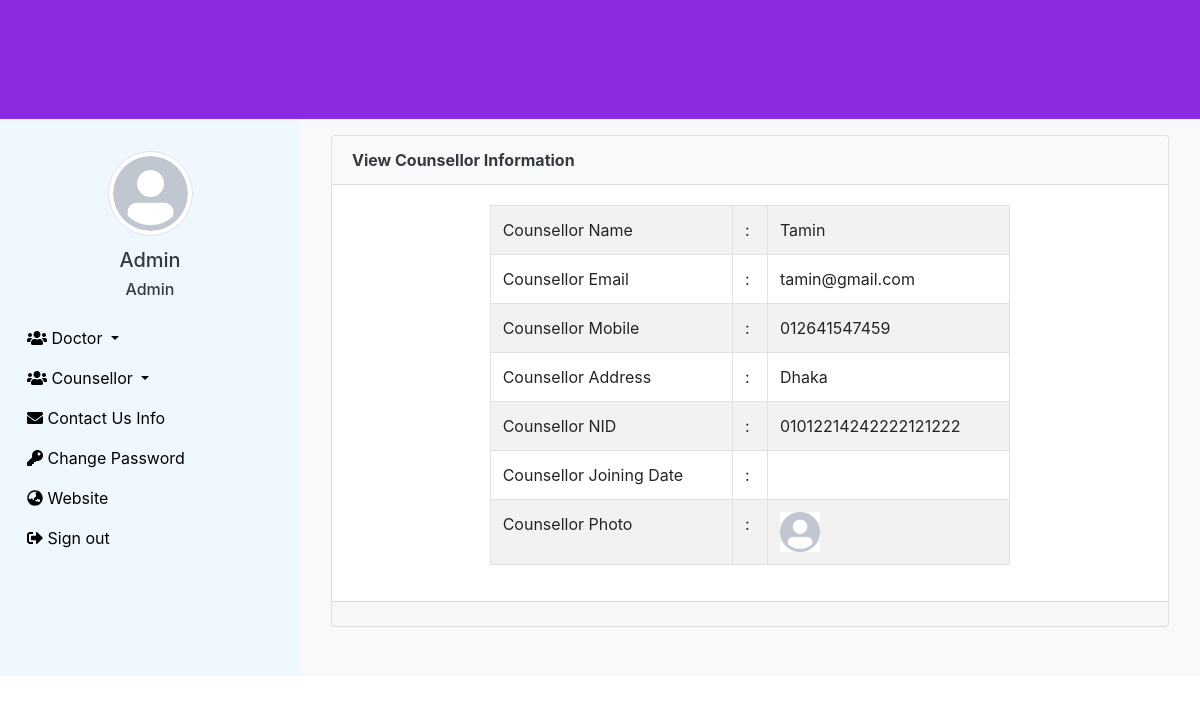
The page /view-counsellor.php?v=USER624dc6482a5fa (signed in) on the database its author committed.
### tables this page shows
CREATE TABLE `user` (
  `id` bigint(20) NOT NULL,
  `name` varchar(50) NOT NULL,
  `email` varchar(100) NOT NULL,
  `mobile` varchar(21) NOT NULL,
  `address` text NOT NULL,
  `nid` varchar(50) NOT NULL,
  `password` varchar(32) NOT NULL,
  `photo` varchar(100) DEFAULT NULL,
  `joining_date` varchar(50) DEFAULT NULL,
  `role_id` int(11) NOT NULL,
  `slug` varchar(255) NOT NULL
);

### view-counsellor.php (the view, shortened to what this page needs)
<?php
  require_once('functions/function.php');
  $id=$_GET['v'];
  $select="SELECT * FROM user where slug='$id'";
  $Query=mysqli_query($con,$select);
  $data=mysqli_fetch_assoc($Query);
?>
    <section class="content">
      <div class="container-fluid">
        <div class="row">
        <div class="col-md-12">
        <div class="card">
          <div class="card-header bg-light">
          <div class="row">
              <div class="col-md-10 card_header_text">
                <b>View Counsellor Information</b>
              </div>
              <div class="col-md-2 card_header_for_one_button">
              </div>
            </div>
          </div>
          <div class="card-body">
            <div class="row">
            <div class="col-md-2"></div>
            <div class="col-md-8">
              <table class="table table-striped table-bordered view_table">
                <tr>
                  <td>Counsellor Name</td>
                  <td>:</td>
                  <td>
                      <?=$data['name']?>
                  </td>
                </tr>
                <tr>
                  <td>Counsellor Email</td>
                  <td>:</td>
                  <td>
                      <?=$data['email']?>
                  </td>
                </tr>
                <tr>
                  <td>Counsellor Mobile</td>
                  <td>:</td>
                  <td>
                      <?=$data['mobile']?>
                  </td>
                </tr>
                <tr>
                  <td>Counsellor Address</td>
                  <td>:</td>
                  <td>
                      <?=$data['address']?>
                  </td>
                </tr>
                <tr>
                  <td>Counsellor NID</td>
                  <td>:</td>
                  <td>
                      <?=$data['nid']?>
                  </td>
                </tr>
                <tr>
                  <td>Counsellor Joining Date</td>
                  <td>:</td>
                  <td>
                  </td>
                </tr>
                <tr>
                  <td>Counsellor Photo</td>
                  <td>:</td>
                  <td>
                  <?php
                    if($data['photo']!=''){
                  ?>
                      <img src="uploads/<?=$data['photo']?>" height="40px" width="40px">
                  <?php
                    }else{
                  ?>
                      <img src="assets/img/avatar.jpg" height="40px" width="40px">
                  <?php
                    }
                  ?>
                  </td>
                </tr>
              </table>
            </div>
            <div class="col-md-2"></div>
            </div>
          </div>
          <div class="card-footer text-muted">
          </div>
        </div>
      </div>
      </div>

### assets/css/style.css (style rules this page uses)
* { margin: 0; padding: 0; outline: 0; }
img { vertical-align: middle; }

### rows shown on the page
user: name "Tamin", email "tamin@gmail.com", mobile "012641547459", address "Dhaka", nid "01012214242222121222"

### other values the page prints
$_SESSION['name'] "Admin"
